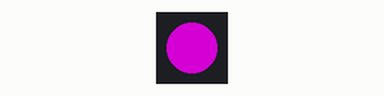
Recording of a sketch running on a simulated Arduino Uno, built with avr-gcc and run on an emulated ATmega328P. On the bench: 1 RGB LEDs in strip order, left to right. Dim RGB values are drawn brighter than linear.

Above: at 0.2 s.
At 1.7 s:
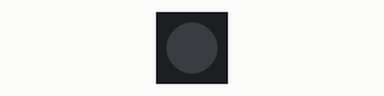
Timing chart, 0 to 3.0 s (numbered marks = the images above):
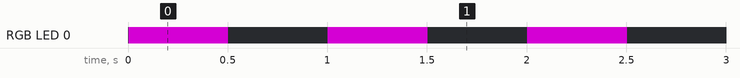

Measured:
- by itself, RGB LED 0: alternates RGB(128, 0, 128) for 0.50 s and off for 0.50 s

The sketch:

blink.ino
```cpp
//https://www.youtube.com/BitaBit

//Para mais informações sobre este código acesse:
//https://youtu.be/U7RcNgb9qBE

//https://bitabittecnologia.com.br

#include <FastLED.h>

//Quantidade de LEDs na fita
#define NUM_LEDS 1

#define DATA_PIN 3

//Array de LEDs
CRGB leds[NUM_LEDS];

void setup()
{
  //FastLED.addLeds<NEOPIXEL, DATA_PIN>(leds, NUM_LEDS);
  FastLED.addLeds<WS2812B, DATA_PIN, GRB>(leds, NUM_LEDS);
}

void loop()
{
  //Definir cor usando Códigos de cores HTML
  leds[0] = CRGB::Purple; //CTRL + click na cor abre um fich crgb.h com muitas cores
  FastLED.show();
  delay(500);

  leds[0] = CRGB::Black;
  FastLED.show();
  delay(500);

  //Definir cor usando Hexadecimal
  //leds[0] = 0X0000ff;
  //FastLED.show();
  //delay(500);

  //leds[0] = 0Xffff00;
  //FastLED.show();
  //delay(500);

  //Definir cor usando RGB
  //leds[0] = CRGB(0, 0, 255);
  //FastLED.show();
  //delay(500);

  //leds[0] = CRGB(255, 0, 102);
  //FastLED.show();
  //delay(500);
}
```
